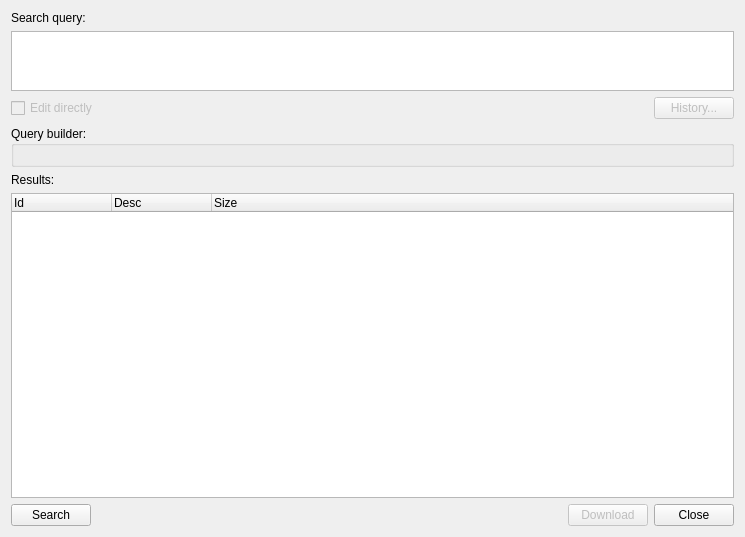
<?xml version="1.0" encoding="UTF-8"?>
<ui version="4.0">
 <class>SearchGenbankSequenceDialog</class>
 <widget class="QDialog" name="SearchGenbankSequenceDialog">
  <property name="geometry">
   <rect>
    <x>0</x>
    <y>0</y>
    <width>745</width>
    <height>537</height>
   </rect>
  </property>
  <property name="windowTitle">
   <string>NCBI Sequence Search</string>
  </property>
  <layout class="QVBoxLayout" name="verticalLayout">
   <item>
    <widget class="QLabel" name="label">
     <property name="text">
      <string>Search query:</string>
     </property>
    </widget>
   </item>
   <item>
    <widget class="QTextEdit" name="queryEdit">
     <property name="maximumSize">
      <size>
       <width>16777215</width>
       <height>60</height>
      </size>
     </property>
     <property name="readOnly">
      <bool>true</bool>
     </property>
    </widget>
   </item>
   <item>
    <layout class="QHBoxLayout" name="horizontalLayout_3">
     <item>
      <widget class="QCheckBox" name="editDirectlyBox">
       <property name="enabled">
        <bool>false</bool>
       </property>
       <property name="text">
        <string>Edit directly</string>
       </property>
      </widget>
     </item>
     <item>
      <spacer name="horizontalSpacer">
       <property name="orientation">
        <enum>Qt::Horizontal</enum>
       </property>
       <property name="sizeHint" stdset="0">
        <size>
         <width>21</width>
         <height>23</height>
        </size>
       </property>
      </spacer>
     </item>
     <item>
      <widget class="QPushButton" name="historyButton">
       <property name="enabled">
        <bool>false</bool>
       </property>
       <property name="text">
        <string>History...</string>
       </property>
      </widget>
     </item>
    </layout>
   </item>
   <item>
    <widget class="QGroupBox" name="queryBuilderBox">
     <property name="title">
      <string>Query builder:</string>
     </property>
     <layout class="QVBoxLayout" name="verticalLayout_2"/>
    </widget>
   </item>
   <item>
    <widget class="QLabel" name="label_2">
     <property name="text">
      <string>Results:</string>
     </property>
    </widget>
   </item>
   <item>
    <widget class="QTreeWidget" name="treeWidget">
     <column>
      <property name="text">
       <string>Id</string>
      </property>
     </column>
     <column>
      <property name="text">
       <string>Desc</string>
      </property>
     </column>
     <column>
      <property name="text">
       <string>Size</string>
      </property>
     </column>
    </widget>
   </item>
   <item>
    <layout class="QHBoxLayout" name="horizontalLayout_2">
     <item>
      <widget class="QPushButton" name="searchButton">
       <property name="text">
        <string>Search</string>
       </property>
      </widget>
     </item>
     <item>
      <spacer name="horizontalSpacer_3">
       <property name="orientation">
        <enum>Qt::Horizontal</enum>
       </property>
       <property name="sizeHint" stdset="0">
        <size>
         <width>40</width>
         <height>20</height>
        </size>
       </property>
      </spacer>
     </item>
     <item>
      <widget class="QPushButton" name="downloadButton">
       <property name="enabled">
        <bool>false</bool>
       </property>
       <property name="text">
        <string>Download</string>
       </property>
      </widget>
     </item>
     <item>
      <widget class="QPushButton" name="closeButton">
       <property name="text">
        <string>Close</string>
       </property>
      </widget>
     </item>
    </layout>
   </item>
  </layout>
 </widget>
 <resources/>
 <connections>
  <connection>
   <sender>closeButton</sender>
   <signal>clicked()</signal>
   <receiver>SearchGenbankSequenceDialog</receiver>
   <slot>reject()</slot>
   <hints>
    <hint type="sourcelabel">
     <x>694</x>
     <y>513</y>
    </hint>
    <hint type="destinationlabel">
     <x>372</x>
     <y>268</y>
    </hint>
   </hints>
  </connection>
 </connections>
</ui>
